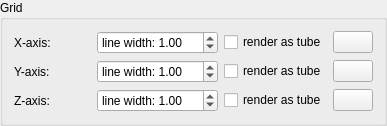
    <widget class="ctkCollapsibleGroupBox" name="gridCollapsibleGroupBox">
     <property name="title">
      <string>Grid</string>
     </property>
     <layout class="QFormLayout" name="formLayout_4">
      <item row="0" column="0">
       <widget class="QLabel" name="label">
        <property name="text">
         <string>X-axis:</string>
        </property>
       </widget>
      </item>
      <item row="1" column="0">
       <widget class="QLabel" name="label_2">
        <property name="text">
         <string>Y-axis:</string>
        </property>
       </widget>
      </item>
      <item row="2" column="0">
       <widget class="QLabel" name="label_3">
        <property name="text">
         <string>Z-axis:</string>
        </property>
       </widget>
      </item>
      <item row="0" column="1">
       <layout class="QHBoxLayout" name="horizontalLayout_11">
        <item>
         <spacer name="horizontalSpacer_13">
          <property name="orientation">
           <enum>Qt::Horizontal</enum>
          </property>
          <property name="sizeHint" stdset="0">
           <size>
            <width>40</width>
            <height>20</height>
           </size>
          </property>
         </spacer>
        </item>
        <item>
         <widget class="QDoubleSpinBox" name="xGridWidthSpinBox">
          <property name="sizePolicy">
           <sizepolicy hsizetype="Minimum" vsizetype="Fixed">
            <horstretch>0</horstretch>
            <verstretch>0</verstretch>
           </sizepolicy>
          </property>
          <property name="maximumSize">
           <size>
            <width>16777215</width>
            <height>16777215</height>
           </size>
          </property>
          <property name="prefix">
           <string>line width: </string>
          </property>
          <property name="maximum">
           <double>999.990000000000009</double>
          </property>
          <property name="value">
           <double>1.000000000000000</double>
          </property>
         </widget>
        </item>
        <item>
         <widget class="QCheckBox" name="xGridTubeCheckBox">
          <property name="sizePolicy">
           <sizepolicy hsizetype="Maximum" vsizetype="Fixed">
            <horstretch>0</horstretch>
            <verstretch>0</verstretch>
           </sizepolicy>
          </property>
          <property name="text">
           <string>render as tube</string>
          </property>
         </widget>
        </item>
        <item>
         <widget class="ctkColorPickerButton" name="xGridColorBtn">
          <property name="sizePolicy">
           <sizepolicy hsizetype="Maximum" vsizetype="Fixed">
            <horstretch>0</horstretch>
            <verstretch>0</verstretch>
           </sizepolicy>
          </property>
          <property name="color">
           <color>
            <red>255</red>
            <green>0</green>
            <blue>0</blue>
           </color>
          </property>
          <property name="displayColorName">
           <bool>false</bool>
          </property>
         </widget>
        </item>
       </layout>
      </item>
      <item row="1" column="1">
       <layout class="QHBoxLayout" name="horizontalLayout_12">
        <item>
         <spacer name="horizontalSpacer_14">
          <property name="orientation">
           <enum>Qt::Horizontal</enum>
          </property>
          <property name="sizeHint" stdset="0">
           <size>
            <width>40</width>
            <height>20</height>
           </size>
          </property>
         </spacer>
        </item>
        <item>
         <widget class="QDoubleSpinBox" name="yGridWidthSpinBox">
          <property name="sizePolicy">
           <sizepolicy hsizetype="Minimum" vsizetype="Fixed">
            <horstretch>0</horstretch>
            <verstretch>0</verstretch>
           </sizepolicy>
          </property>
          <property name="prefix">
           <string>line width: </string>
          </property>
          <property name="maximum">
           <double>999.990000000000009</double>
          </property>
          <property name="value">
           <double>1.000000000000000</double>
          </property>
         </widget>
        </item>
        <item>
         <widget class="QCheckBox" name="yGridTubeCheckBox">
          <property name="sizePolicy">
           <sizepolicy hsizetype="Maximum" vsizetype="Fixed">
            <horstretch>0</horstretch>
            <verstretch>0</verstretch>
           </sizepolicy>
          </property>
          <property name="text">
           <string>render as tube</string>
          </property>
         </widget>
        </item>
        <item>
         <widget class="ctkColorPickerButton" name="yGridColorBtn">
          <property name="sizePolicy">
           <sizepolicy hsizetype="Maximum" vsizetype="Fixed">
            <horstretch>0</horstretch>
            <verstretch>0</verstretch>
           </sizepolicy>
          </property>
          <property name="color">
           <color>
            <red>0</red>
            <green>255</green>
            <blue>0</blue>
           </color>
          </property>
          <property name="displayColorName">
           <bool>false</bool>
          </property>
         </widget>
        </item>
       </layout>
      </item>
      <item row="2" column="1">
       <layout class="QHBoxLayout" name="horizontalLayout_13">
        <item>
         <spacer name="horizontalSpacer_15">
          <property name="orientation">
           <enum>Qt::Horizontal</enum>
          </property>
          <property name="sizeHint" stdset="0">
           <size>
            <width>40</width>
            <height>20</height>
           </size>
          </property>
         </spacer>
        </item>
        <item>
         <widget class="QDoubleSpinBox" name="zGridWidthSpinBox">
          <property name="sizePolicy">
           <sizepolicy hsizetype="Minimum" vsizetype="Fixed">
            <horstretch>0</horstretch>
            <verstretch>0</verstretch>
           </sizepolicy>
          </property>
          <property name="prefix">
           <string>line width: </string>
          </property>
          <property name="maximum">
           <double>999.990000000000009</double>
          </property>
          <property name="value">
           <double>1.000000000000000</double>
          </property>
         </widget>
        </item>
        <item>
         <widget class="QCheckBox" name="zGridTubeCheckBox">
          <property name="sizePolicy">
           <sizepolicy hsizetype="Maximum" vsizetype="Fixed">
            <horstretch>0</horstretch>
            <verstretch>0</verstretch>
           </sizepolicy>
          </property>
          <property name="text">
           <string>render as tube</string>
          </property>
         </widget>
        </item>
        <item>
         <widget class="ctkColorPickerButton" name="zGridColorBtn">
          <property name="sizePolicy">
           <sizepolicy hsizetype="Maximum" vsizetype="Fixed">
            <horstretch>0</horstretch>
            <verstretch>0</verstretch>
           </sizepolicy>
          </property>
          <property name="color">
           <color>
            <red>0</red>
            <green>0</green>
            <blue>255</blue>
           </color>
          </property>
          <property name="displayColorName">
           <bool>false</bool>
          </property>
         </widget>
        </item>
       </layout>
      </item>
     </layout>
    </widget>
